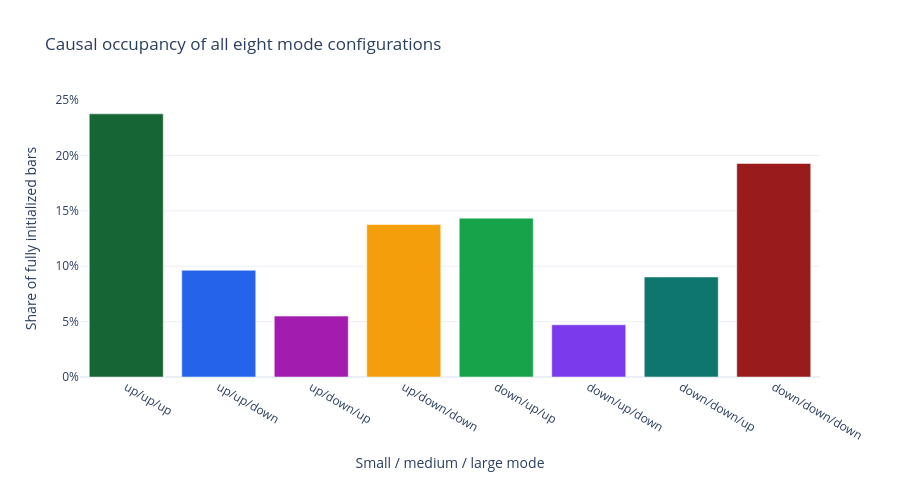

Source (notebook cell):
### Code cell
shape_summary = state_runs.groupby("hierarchy_shape", sort=False).agg(
    runs=("hierarchy_shape", "size"),
    median_run_bars=("bars", "median"),
    p90_run_bars=("bars", lambda values: values.quantile(0.90)),
)
shape_summary["bars"] = state_path["hierarchy_shape"].value_counts()
shape_summary["bar_share"] = shape_summary["bars"] / len(state_path)
display(shape_summary.style.format({
    "runs": "{:,}",
    "median_run_bars": "{:.1f}",
    "p90_run_bars": "{:.1f}",
    "bars": "{:,}",
    "bar_share": "{:.2%}",
}))

configuration_colors = [
    "#166534", "#2563eb", "#a21caf", "#f59e0b",
    "#16a34a", "#7c3aed", "#0f766e", "#991b1b",
]
configuration_occupancy_fig = go.Figure(go.Bar(
    x=configuration_summary.index,
    y=configuration_summary["bar_share"],
    marker={"color": configuration_colors},
    customdata=configuration_summary[["runs", "median_run_bars"]].to_numpy(),
    hovertemplate=(
        "configuration=%{x}<br>bar share=%{y:.2%}<br>runs=%{customdata[0]:,.0f}"
        "<br>median run=%{customdata[1]:.1f} bars<extra></extra>"
    ),
))
configuration_occupancy_fig.update_layout(
    title="Causal occupancy of all eight mode configurations",
    template="plotly_white",
    height=480,
    xaxis_title="Small / medium / large mode",
    yaxis_title="Share of fully initialized bars",
    yaxis_tickformat=".0%",
)
configuration_occupancy_fig.show()

### Figure 1 — Plotly figure (JSON) as saved in the notebook; plotly's stock layout.template omitted (floating-point values rounded to 4 significant figures)
{"data": [{"customdata": [[648.0, 60.0], [418.0, 34.0], [251.0, 34.0], [618.0, 36.5], [625.0, 36.0], [229.0, 30.0], [441.0, 30.0], [631.0, 48.0]], "hovertemplate": "configuration=%{x}<br>bar share=%{y:.2%}<br>runs=%{customdata[0]:,.0f}<br>median run=%{customdata[1]:.1f} bars<extra></extra>", "marker": {"color": ["#166534", "#2563eb", "#a21caf", "#f59e0b", "#16a34a", "#7c3aed", "#0f766e", "#991b1b"]}, "type": "bar", "x": ["up/up/up", "up/up/down", "up/down/up", "up/down/down", "down/up/up", "down/up/down", "down/down/up", "down/down/down"], "y": [0.2375, 0.09631, 0.05497, 0.1376, 0.1434, 0.04714, 0.09029, 0.1928]}], "layout": {"height": 480, "title": {"text": "Causal occupancy of all eight mode configurations"}, "xaxis": {"title": {"text": "Small / medium / large mode"}}, "yaxis": {"tickformat": ".0%", "title": {"text": "Share of fully initialized bars"}}}}
